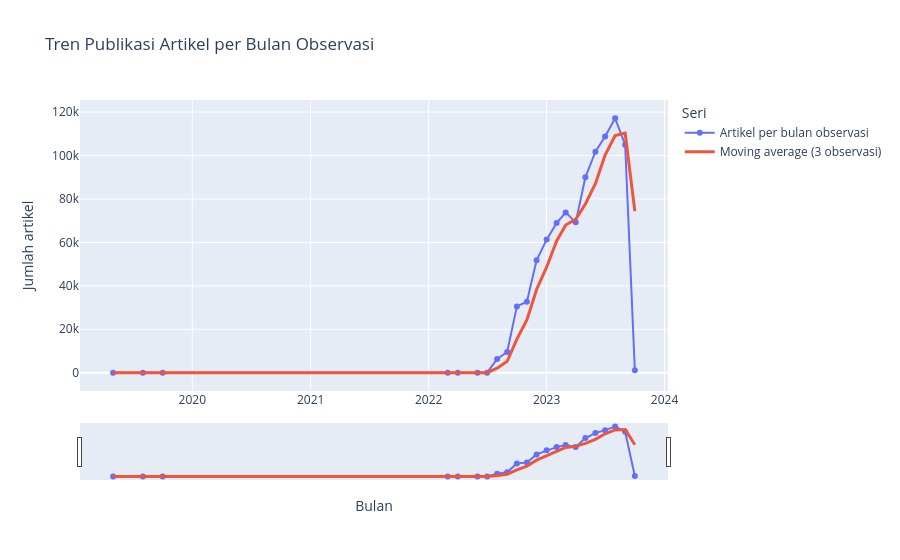

Here is the notebook cell this chart was saved with:
### Markdown cell above
Jumlah artikel per bulan observasi dan moving average tiga observasi. Range slider membantu meninjau periode. Bulan yang tidak muncul tidak diisi nol karena tidak dapat dibedakan dari periode tanpa cakupan data.

### Code cell
monthly_pd = monthly.to_pandas()
fig1 = go.Figure()
fig1.add_trace(go.Scatter(
    x=monthly_pd["date_parsed"], y=monthly_pd["article_count"],
    mode="lines+markers", name="Artikel per bulan observasi",
    hovertemplate="Bulan: %{x|%Y-%m}<br>Artikel: %{y:,}<extra></extra>",
))
fig1.add_trace(go.Scatter(
    x=monthly_pd["date_parsed"], y=monthly_pd["moving_avg_3_observed_months"],
    mode="lines", name="Moving average (3 observasi)",
    line={"width": 3},
    hovertemplate="Bulan: %{x|%Y-%m}<br>MA: %{y:,.1f}<extra></extra>",
))
fig1.update_layout(title="Tren Publikasi Artikel per Bulan Observasi", xaxis_title="Bulan", yaxis_title="Jumlah artikel", hovermode="x unified", legend_title="Seri")
fig1.update_xaxes(rangeslider_visible=True)
fig1.show()

### Figure 1 — Plotly figure (JSON) as saved in the notebook; plotly's stock layout.template omitted (floating-point values rounded to 4 significant figures)
{"data": [{"hovertemplate": "Bulan: %{x|%Y-%m}<br>Artikel: %{y:,}<extra></extra>", "mode": "lines+markers", "name": "Artikel per bulan observasi", "type": "scatter", "x": ["2019-05-01T00:00:00.000", "2019-08-01T00:00:00.000", "2019-10-01T00:00:00.000", "2022-03-01T00:00:00.000", "2022-04-01T00:00:00.000", "2022-06-01T00:00:00.000", "2022-07-01T00:00:00.000", "2022-08-01T00:00:00.000", "2022-09-01T00:00:00.000", "2022-10-01T00:00:00.000", "2022-11-01T00:00:00.000", "2022-12-01T00:00:00.000", "2023-01-01T00:00:00.000", "2023-02-01T00:00:00.000", "2023-03-01T00:00:00.000", "2023-04-01T00:00:00.000", "2023-05-01T00:00:00.000", "2023-06-01T00:00:00.000", "2023-07-01T00:00:00.000", "2023-08-01T00:00:00.000", "2023-09-01T00:00:00.000", "2023-10-01T00:00:00.000"], "y": [1, 2, 1, 1, 3, 3, 4, 6295, 9545, 30545, 32678, 51784, 61296, 68927, 73828, 69244, 90033, 101795, 108801, 117163, 105019, 1114]}, {"hovertemplate": "Bulan: %{x|%Y-%m}<br>MA: %{y:,.1f}<extra></extra>", "line": {"width": 3}, "mode": "lines", "name": "Moving average (3 observasi)", "type": "scatter", "x": ["2019-05-01T00:00:00.000", "2019-08-01T00:00:00.000", "2019-10-01T00:00:00.000", "2022-03-01T00:00:00.000", "2022-04-01T00:00:00.000", "2022-06-01T00:00:00.000", "2022-07-01T00:00:00.000", "2022-08-01T00:00:00.000", "2022-09-01T00:00:00.000", "2022-10-01T00:00:00.000", "2022-11-01T00:00:00.000", "2022-12-01T00:00:00.000", "2023-01-01T00:00:00.000", "2023-02-01T00:00:00.000", "2023-03-01T00:00:00.000", "2023-04-01T00:00:00.000", "2023-05-01T00:00:00.000", "2023-06-01T00:00:00.000", "2023-07-01T00:00:00.000", "2023-08-01T00:00:00.000", "2023-09-01T00:00:00.000", "2023-10-01T00:00:00.000"], "y": [1.0, 1.5, 1.333, 1.333, 1.667, 2.333, 3.333, 2101.0, 5281.0, 15460.0, 24260.0, 38340.0, 48590.0, 60670.0, 68020.0, 70670.0, 77700.0, 87020.0, 100200.0, 109300.0, 110300.0, 74430.0]}], "layout": {"hovermode": "x unified", "legend": {"title": {"text": "Seri"}}, "title": {"text": "Tren Publikasi Artikel per Bulan Observasi"}, "xaxis": {"rangeslider": {"visible": true}, "title": {"text": "Bulan"}}, "yaxis": {"title": {"text": "Jumlah artikel"}}}}
